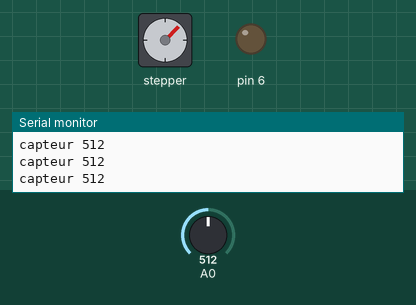
Recording of a sketch running on a simulated Arduino Uno, built with avr-gcc and run on an emulated ATmega328P. On the bench: stepper motor, output pins drawn as LEDs (lit = HIGH), the last lines printed to the serial monitor. The test bench sets the inputs (shaded band); at power-on: A0 = 512. Stepper angles assume 200 steps per turn.

Above: at 1.4 s.
1.5 s: A0 set to 269
At 1.93 s:
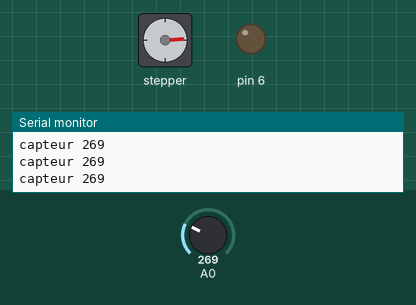
4.5 s: A0 set to 247
At 7.4 s:
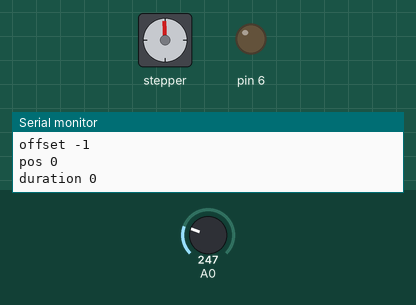
Timing chart, 0 to 8.9 s (numbered marks = the images above; inputs shaded):
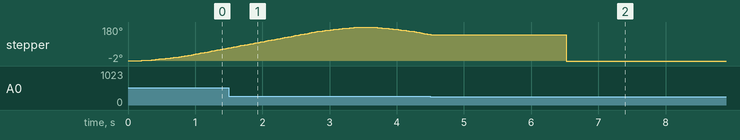

The sketch:

arduino_main.ino
```cpp
#include <EEPROM.h>
#include <AccelStepper.h>


AccelStepper stepper (1, 3, 4);
int vitesse=200, vitesse_home=100;
int check_fin_course =0;
int limit_capteur=260;

int pos=0, mode=-1;
int duration;
int check_home=0;
int check_temps=0;
int pos_offset;
long temps=0;
int limit_init=100;

const int BUFFER_SIZE = 5;
char data[BUFFER_SIZE];

void setup()
{
  Serial.begin(9600);
  // Change these to suit your stepper if you want

  stepper.setAcceleration(50);


  Serial.setTimeout(100);


pinMode(6,OUTPUT);
/*
  EEPROM.write(0,0);
  delay(200);
  EEPROM.write( 1, 0);
*/
  delay(200);

  byte byte1 = EEPROM.read(0);
  byte byte2 = EEPROM.read(1);
  pos_offset =int( (byte1 << 8) + byte2);
Serial.print( "home ");
Serial.println(0);

stepper.setMaxSpeed(vitesse_home);
stepper.moveTo(limit_init);

Serial.print( "offset ");
Serial.println(pos_offset);

}

void loop()
{

if (check_home==0){
  go_home();
}


  if (Serial.available() > 0) {


    Serial.readBytes(data,BUFFER_SIZE);

    pos = (  ((data[1] & 0xFF) << 8) + (data[0] & 0xFF));
    mode = data[2];
    duration =float((  ((data[4] & 0xFF) << 8) + (data[3] & 0xFF)));
    temps=millis();

Serial.print( "pos ");
Serial.println(pos);
Serial.print( "mode ");
Serial.println(mode);

Serial.print( "duration ");
Serial.println(duration);

vitesse= ((abs(pos-(stepper.currentPosition()-pos_offset))*100)/duration);
Serial.print( "vitesse ");
Serial.println(vitesse);

switch (mode) {

case 1 :
check_home=0;
Serial.print( "home ");
Serial.println(check_home);
Serial.print( "mode ");
Serial.println(mode);
stepper.setCurrentPosition(0);
stepper.setAcceleration(50);
stepper.setMaxSpeed(vitesse_home);
stepper.moveTo(limit_init);
break;

case 2 :
if (check_home==1){
stepper.moveTo(pos+pos_offset);
stepper.setMaxSpeed(200);
check_temps=0;
}
break;

case 3 :
if (check_home==1){
pos_offset=stepper.currentPosition();

  EEPROM.write(0, byte(pos_offset >> 8));
  delay(200);
  EEPROM.write( 1, byte(pos_offset & 0xFF));
delay(200);
Serial.print( "offset ");
Serial.println(pos_offset);
}
break;

case 4 :
if (check_home==1){
stepper.moveTo(pos+pos_offset);
stepper.setMaxSpeed(vitesse);
check_temps=0;
Serial.print("receive ");
Serial.println(1);
}
break;

case 5 :
stepper.stop();
if (check_home==0){
stepper.setCurrentPosition(0);
check_home=1;
}
break;


case 6 :
  stepper.setAcceleration(pos);
break;

case 7 :
  analogWrite(6,pos);
  Serial.print("led ");
  Serial.println(pos);
break;


}
  }

    if ((check_temps==0)&&(stepper.distanceToGo() == 0)){
Serial.print( "offset ");
Serial.println(pos_offset);

Serial.print( "pos ");
Serial.println(pos);

Serial.print( "duration ");
Serial.println(duration);
      check_temps=1;
    }


stepper.run();


}
```

go_home.ino
```cpp
void go_home(){


  int capteur =  analogRead(A0);
  pos = stepper.currentPosition();

Serial.print("capteur ");
  Serial.println(capteur);

if (capteur > limit_capteur){
if(stepper.distanceToGo() == 0){
if ((limit_init>0)and(limit_init<600)){
  limit_init+=100;

}
if ((limit_init<0)and(limit_init>-600)){
  limit_init-=100;

}

limit_init=limit_init*-1;

stepper.moveTo(limit_init);
}


  }
  else{
    delay(2000);
    check_home=1;
    pos=0;
    limit_init=100;
    stepper.setCurrentPosition(0);
    stepper.moveTo(pos_offset);
    Serial.print( "offset ");
Serial.println(pos_offset);
check_temps=0;
Serial.print( "home ");
Serial.println(check_home);
  }


}
```

Measured:
- the behaviour switches between 261 and 260 on A0 (found by bisection; images 1 and 2)
